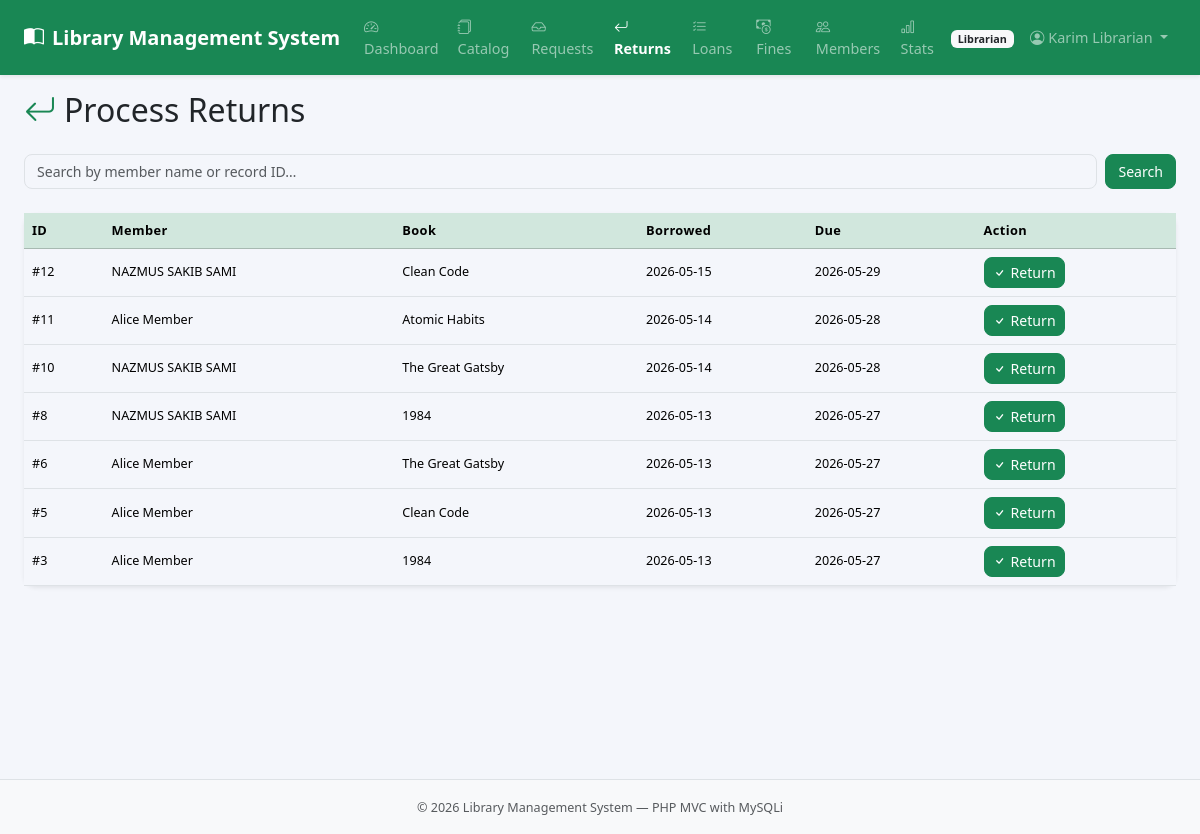
Page /index.php?page=librarian_returns (signed in) on the committed database.
### tables this page shows
CREATE TABLE `borrow_records` (
  `id` int(11) NOT NULL,
  `member_id` int(11) NOT NULL,
  `book_id` int(11) NOT NULL,
  `branch_id` int(11) NOT NULL,
  `librarian_id` int(11) DEFAULT NULL,
  `status` enum('pending','active','returned','rejected') NOT NULL DEFAULT 'pending',
  `borrow_date` date DEFAULT NULL,
  `due_date` date DEFAULT NULL,
  `return_date` date DEFAULT NULL,
  `renewals_count` int(11) NOT NULL DEFAULT 0,
  `created_at` timestamp NOT NULL DEFAULT current_timestamp()
);

CREATE TABLE `users` (
  `id` int(11) NOT NULL,
  `name` varchar(150) NOT NULL,
  `email` varchar(150) NOT NULL,
  `password_hash` varchar(255) NOT NULL,
  `phone` varchar(25) DEFAULT NULL,
  `role` enum('member','librarian','branch_manager','admin') NOT NULL DEFAULT 'member',
  `profile_pic` varchar(255) DEFAULT NULL,
  `branch_id` int(11) DEFAULT NULL,
  `is_active` tinyint(1) NOT NULL DEFAULT 1,
  `created_at` timestamp NOT NULL DEFAULT current_timestamp()
);

CREATE TABLE `books` (
  `id` int(11) NOT NULL,
  `title` varchar(255) NOT NULL,
  `author` varchar(150) NOT NULL,
  `isbn` varchar(25) NOT NULL,
  `genre_id` int(11) DEFAULT NULL,
  `publisher` varchar(150) DEFAULT NULL,
  `published_year` year(4) DEFAULT NULL,
  `description` text DEFAULT NULL,
  `cover_image_path` varchar(255) DEFAULT NULL,
  `created_at` timestamp NOT NULL DEFAULT current_timestamp()
);

### app/controller/librarian/returns.php (called while the page is built, shortened)
<?php
require_once __DIR__ . '/../../model/BorrowModel.php';
$branchId    = (int)$_SESSION['branch_id'];
$borrowModel = new BorrowModel($conn);
$search = trim($_GET['search'] ?? '');
$allLoans = $borrowModel->getByBranch($branchId, 'active');
if ($search) {
    $loans = array_filter($allLoans, function($r) use ($search) {
        return stripos($r['member_name'], $search) !== false
            || stripos($r['book_title'], $search) !== false
            || (string)$r['id'] === $search;
    });
    $loans = array_values($loans);
} else {
    $loans = $allLoans;
}
require __DIR__ . '/../../view/shared/header.php';
require __DIR__ . '/../../view/librarian/returns.php';
require __DIR__ . '/../../view/shared/footer.php';

### config/app.php (called while the page is built, shortened)
<?php
function e(string $s): string {
    return htmlspecialchars($s, ENT_QUOTES, 'UTF-8');
}

### app/model/BorrowModel.php (called while the page is built, shortened)
<?php
class BorrowModel {
    private mysqli $db;
    public function __construct(mysqli $db) {
        $this->db = $db;
    }
    private function baseSelect(): string {
        return "SELECT br.*,
                    u.name AS member_name, u.email AS member_email, u.phone AS member_phone,
                    b.title AS book_title, b.author AS book_author, b.isbn,
                    bn.name AS branch_name,
                    lib.name AS librarian_name
                FROM borrow_records br
                JOIN users u    ON br.member_id = u.id
                JOIN books b    ON br.book_id   = b.id
                JOIN branches bn ON br.branch_id = bn.id
                LEFT JOIN users lib ON br.librarian_id = lib.id";
    }
    public function getByBranch(int $branchId, string $status = '', string $filter = ''): array {
        $sql = $this->baseSelect() . " WHERE br.branch_id = ?";
        if ($status) $sql .= " AND br.status = '$status'";
        $sql  .= " ORDER BY br.created_at DESC";
        $stmt  = $this->db->prepare($sql);
        $stmt->bind_param('i', $branchId);
        $stmt->execute();
        $rows = $stmt->get_result()->fetch_all(MYSQLI_ASSOC);
        return $rows;
    }
}

### app/view/librarian/returns.php (the view, shortened to what this page needs)
<h2 class="mb-4"><i class="bi bi-arrow-return-left me-2 text-success"></i>Process Returns</h2>
<form method="GET" action="<?= BASE_URL ?>index.php" class="mb-4 d-flex gap-2">
  <input type="text" name="search" class="form-control" placeholder="Search by member name or record ID…" value="<?= e($search) ?>">
  <button class="btn btn-success">Search</button>
</form>
<div class="card border-0 shadow-sm"><div class="card-body p-0">
  <?php if(empty($loans)): ?><p class="text-muted text-center py-5">No active loans found.</p>
  <?php else: ?>
  <div class="table-responsive"><table class="table table-hover align-middle mb-0 small">
    <thead class="table-success"><tr><th>ID</th><th>Member</th><th>Book</th><th>Borrowed</th><th>Due</th><th>Action</th></tr></thead>
    <tbody>
    <?php foreach($loans as $l):
      $overdue = $l['due_date'] < date('Y-m-d');
    ?>
    <tr class="<?= $overdue?'table-danger':'' ?>">
      <td>#<?= $l['id'] ?></td>
      <td><?= e($l['member_name']) ?></td>
      <td><?= e($l['book_title']) ?></td>
      <td><?= e($l['borrow_date']) ?></td>
      <td class="<?= $overdue?'fw-bold':'' ?>"><?= e($l['due_date']) ?> <?= $overdue?'<span class="badge bg-danger">Overdue</span>':'' ?></td>
      <td>
        <form method="POST" onsubmit="return confirm('Mark as returned?')">
          <button class="btn btn-sm btn-success"><i class="bi bi-check me-1"></i>Return</button>
        </form>
      </td>
    </tr>
    <?php endforeach; ?>
    </tbody>
  </table></div>
  <?php endif; ?>
</div></div>

### public/css/style.css (style rules this page uses)
:root { --bs-body-bg: #f4f6fb; }
body { background: #f4f6fb; font-family: 'Segoe UI', sans-serif; font-size: .9rem; }
.card { border-radius: 12px; }
.table th { font-size: .80rem; letter-spacing: .03em; white-space: nowrap; font-weight: 600; }
.form-control, .form-select { border-radius: 8px; font-size: .88rem; }
.btn { border-radius: 8px; font-size: .88rem; }

### rows in the picture
borrow_records: id "12", member.name "NAZMUS SAKIB SAMI", book.title "Clean Code", borrow_date "2026-05-15", due_date "2026-05-29"
borrow_records: id "11", member.name "Alice Member", book.title "Atomic Habits", borrow_date "2026-05-14", due_date "2026-05-28"
borrow_records: id "10", member.name "NAZMUS SAKIB SAMI", book.title "The Great Gatsby", borrow_date "2026-05-14", due_date "2026-05-28"
borrow_records: id "8", member.name "NAZMUS SAKIB SAMI", book.title "1984", borrow_date "2026-05-13", due_date "2026-05-27"
borrow_records: id "6", member.name "Alice Member", book.title "The Great Gatsby", borrow_date "2026-05-13", due_date "2026-05-27"
borrow_records: id "5", member.name "Alice Member", book.title "Clean Code", borrow_date "2026-05-13", due_date "2026-05-27"
borrow_records: id "3", member.name "Alice Member", book.title "1984", borrow_date "2026-05-13", due_date "2026-05-27"

### other values in the picture
APP_NAME "Library Management System"
$navRole "Librarian"
$_SESSION['user_name'] "Karim Librarian"
